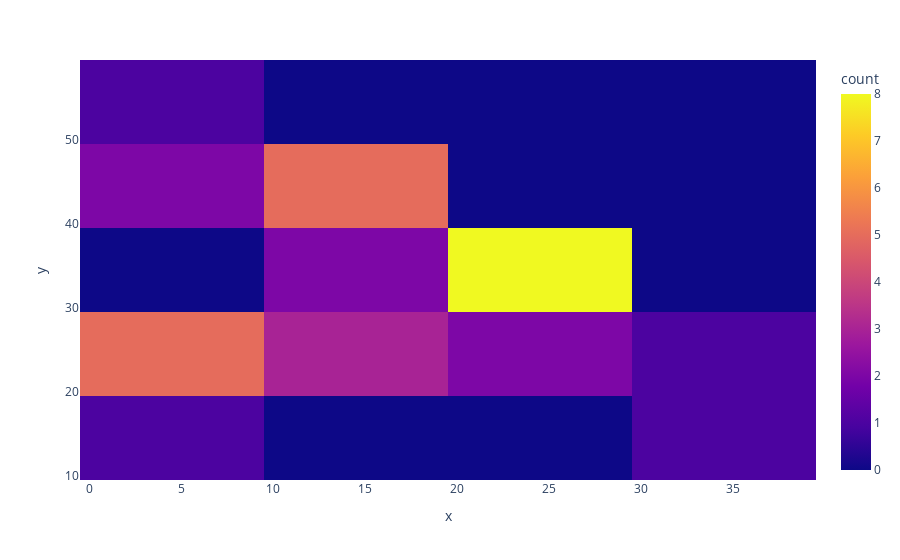

Write notebook code for a chart like this one.
### Code cell
fig_2=px.density_heatmap(data_3,x=data_3['Day'].unique(),y=data_3['Day'].value_counts())
#fig_2.add_trace(go.Scatter(x=data_3['Day'].unique(), y=data_3['Day'].value_counts(), mode="lines"))
fig_2

### Figure 1 — Plotly figure (JSON) as saved in the notebook; plotly's stock layout.template omitted (floating-point values rounded to 4 significant figures)
{"data": [{"coloraxis": "coloraxis", "hovertemplate": "x=%{x}<br>y=%{y}<br>count=%{z}<extra></extra>", "name": "", "type": "histogram2d", "x": [3, 4, 6, 10, 12, 13, 14, 17, 18, 19, 20, 21, 23, 24, 25, 26, 27, 28, 1, 2, 7, 8, 9, 11, 15, 22, 16, 29, 30, 31, 5], "xaxis": "x", "xbingroup": "x", "y": [52, 45, 45, 43, 41, 41, 40, 40, 39, 38, 38, 36, 36, 35, 34, 32, 31, 30, 29, 27, 26, 25, 23, 23, 23, 22, 21, 21, 20, 16, 15], "yaxis": "y", "ybingroup": "y"}], "layout": {"coloraxis": {"colorbar": {"title": {"text": "count"}}, "colorscale": [[0.0, "#0d0887"], [0.1111, "#46039f"], [0.2222, "#7201a8"], [0.3333, "#9c179e"], [0.4444, "#bd3786"], [0.5556, "#d8576b"], [0.6667, "#ed7953"], [0.7778, "#fb9f3a"], [0.8889, "#fdca26"], [1.0, "#f0f921"]]}, "legend": {"tracegroupgap": 0}, "margin": {"t": 60}, "xaxis": {"anchor": "y", "domain": [0.0, 1.0], "title": {"text": "x"}}, "yaxis": {"anchor": "x", "domain": [0.0, 1.0], "title": {"text": "y"}}}}
